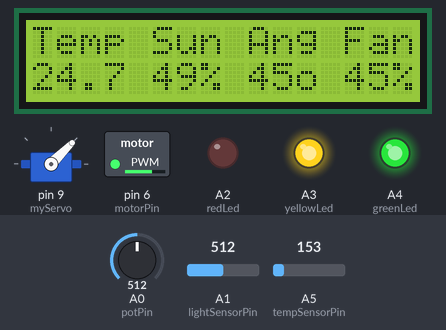
Simulated run of this sketch. Board: Arduino Uno, built with avr-gcc and run on an emulated ATmega328P. On the bench: servo, 16×2 character LCD, switched loads named in the sketch (green lamp = pin HIGH), output pins drawn as LEDs (lit = HIGH). The test bench sets the inputs (shaded band); at power-on: A5 (tempSensorPin) = 153, A0 (potPin) = 512, A1 (lightSensorPin) = 512. What the sketch prints to the serial monitor is not drawn.

Above: at 1.2 s.
1.3 s: A5 (tempSensorPin) set to 165
At 2.4 s:
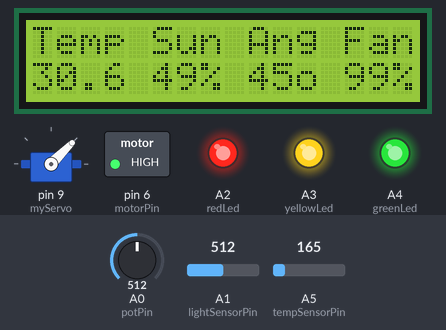
2.8 s: A0 (potPin) set to 716
At 3.8 s:
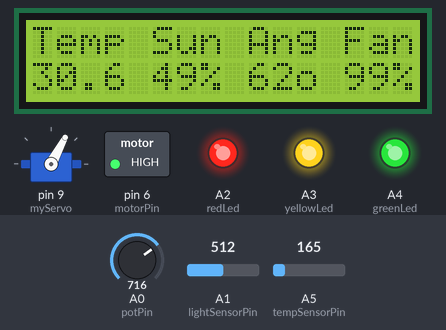
4.4 s: A5 (tempSensorPin) set to 163
At 5.2 s:
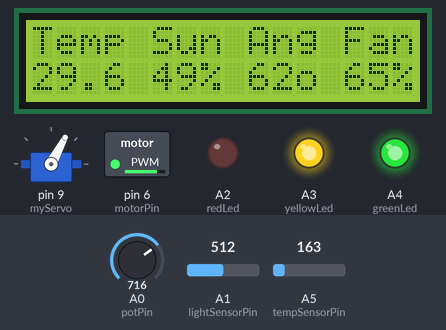
5.9 s: A1 (lightSensorPin) set to 0
At 6.4 s:
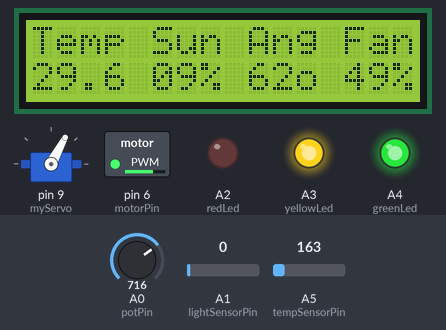
7.4 s: A0 (potPin) set to 1023
At 8.6 s:
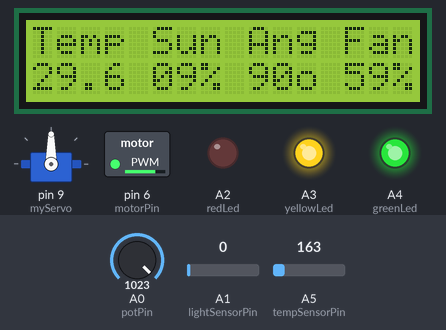
8.9 s: A5 (tempSensorPin) set to 175
At 10.0 s:
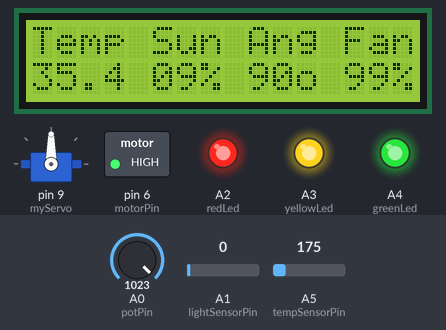
Timing chart, 0 to 11.4 s (numbered marks = the images above; inputs shaded):
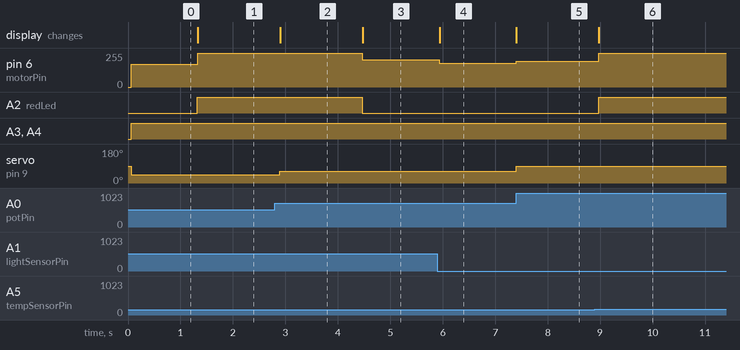

Measured:
- the behaviour switches between 164 and 163 on A5 (tempSensorPin) (found by bisection; images 2 and 3)
- after the input at 1.3 s, pin 6 (motorPin): 172/255 → 255/255 at once; A2 (redLed): LOW → HIGH at once; the display: changes at once (image 1)
- after the input at 2.8 s, servo on pin 9 (myServo): 45° → 62° after 0.10 s; the display: changes after 0.10 s (image 2)
- after the input at 4.4 s, pin 6 (motorPin): 255/255 → 203/255 after 0.07 s; A2 (redLed): HIGH → LOW after 0.07 s; the display: changes after 0.07 s (image 3)
- after the input at 5.9 s, pin 6 (motorPin): 203/255 → 177/255 at once; the display: changes at once (image 4)
- after the input at 7.4 s, pin 6 (motorPin): 177/255 → 193/255 at once; servo on pin 9 (myServo): 62° → 90° at once; the display: changes at once (image 5)
- after the input at 8.9 s, pin 6 (motorPin): 193/255 → 255/255 after 0.07 s; A2 (redLed): LOW → HIGH after 0.07 s; the display: changes after 0.08 s (image 6)

The sketch:

arduino.ino
```cpp
#include <Servo.h>

#include <LiquidCrystal.h>

Servo myServo;

int const potPin = A0;

int potVal;

int angle;

int tempSensorVal;

int lightSensorVal;

int sun;

int gain;

int sp;

int fan;

const int lightSensorPin = A1;

const int redLed = A2;

const int yellowLed = A3;

const int greenLed = A4;

const int tempSensorPin = A5;

const int motorPin = 6;

const float lowerTemp = 20.0;

const float upperTemp = 30.0;

// LCD dislay parameters

const int rs = 12, en = 11, d4 = 5, d5 = 4, d6 = 3, d7 = 2;

LiquidCrystal lcd(rs, en, d4, d5, d6, d7);

void setup()
{

    myServo.attach(9);

    pinMode(potPin, INPUT);

    pinMode(lightSensorPin, INPUT);

    pinMode(tempSensorPin, INPUT);

    pinMode(motorPin, OUTPUT);

    pinMode(greenLed, OUTPUT);

    pinMode(yellowLed, OUTPUT);

    pinMode(redLed, OUTPUT);

    lcd.begin(16, 2);

    lcd.print("Temp Sun Ang Fan");

    Serial.begin(9600);
}

void loop()
{

    // Temperature Calculation

    tempSensorVal = analogRead(tempSensorPin);

    float voltage = (tempSensorVal / 1024.0) * 5.0;

    float temperature = (voltage - .5) * 100;

    // Luminocity calculation

    lightSensorVal = analogRead(lightSensorPin);

    sun = map(lightSensorVal, 0, 1023, 0, 99);

    // Window opening calculation

    potVal = analogRead(potPin);

    angle = map(potVal, 0, 1023, 0, 90);

    myServo.write(angle);

    if (temperature < lowerTemp)
    {

        digitalWrite(greenLed, HIGH);

        digitalWrite(yellowLed, LOW);

        digitalWrite(redLed, LOW);

        sp = 0;

        fan = 0;
    }

    if (temperature > lowerTemp & temperature < upperTemp)
    {

        digitalWrite(greenLed, HIGH);

        digitalWrite(yellowLed, HIGH);

        digitalWrite(redLed, LOW);

        gain = temperature + 0.01 * lightSensorVal + 0.1 * angle;

        sp = map(gain, 20, 50, 100, 255);

        fan = map(sp, 100, 255, 0, 99);
    }

    if (temperature > upperTemp)
    {

        digitalWrite(greenLed, HIGH);

        digitalWrite(yellowLed, HIGH);

        digitalWrite(redLed, HIGH);

        sp = 255;

        fan = 99;
    }

    Serial.print("{'Temp': ");

    Serial.print(temperature);

    Serial.print(", 'Sun': ");

    Serial.print(sun);

    Serial.print(", 'Ang': ");

    Serial.print(angle);

    Serial.print(", 'Fan': ");

    Serial.print(fan);

    Serial.println(" },");

    analogWrite(motorPin, sp);

    // LCD Display

    lcd.setCursor(0, 1);

    lcd.print(temperature, 1);

    lcd.setCursor(5, 1);

    lcd.print(sun);

    lcd.setCursor(7, 1);

    lcd.print("%");

    lcd.setCursor(9, 1);

    lcd.print(angle);

    lcd.setCursor(11, 1);

    lcd.print("o");

    lcd.setCursor(13, 1);

    lcd.print(fan);

    lcd.setCursor(15, 1);

    lcd.print("%");

    delay(100);
}
```
